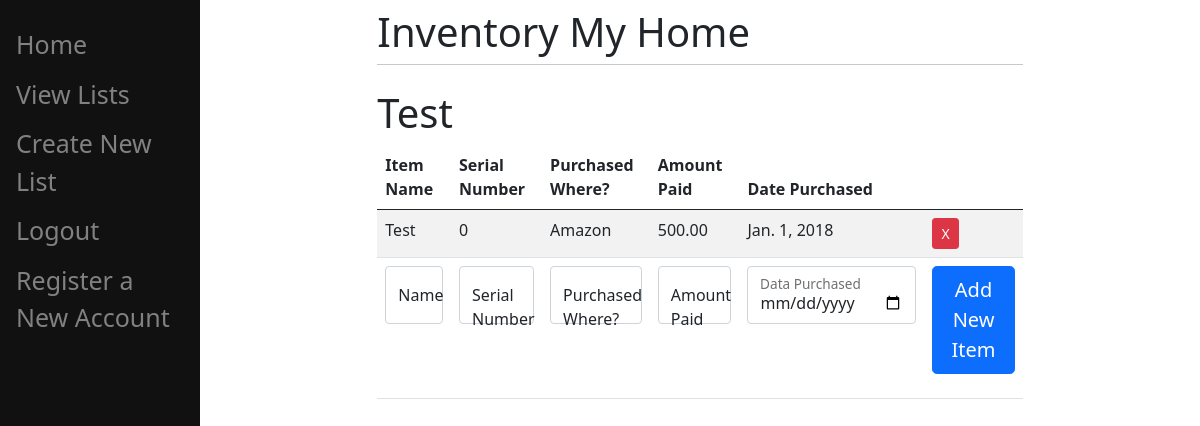
Before: /lists/1 (signed in) with the older database file.
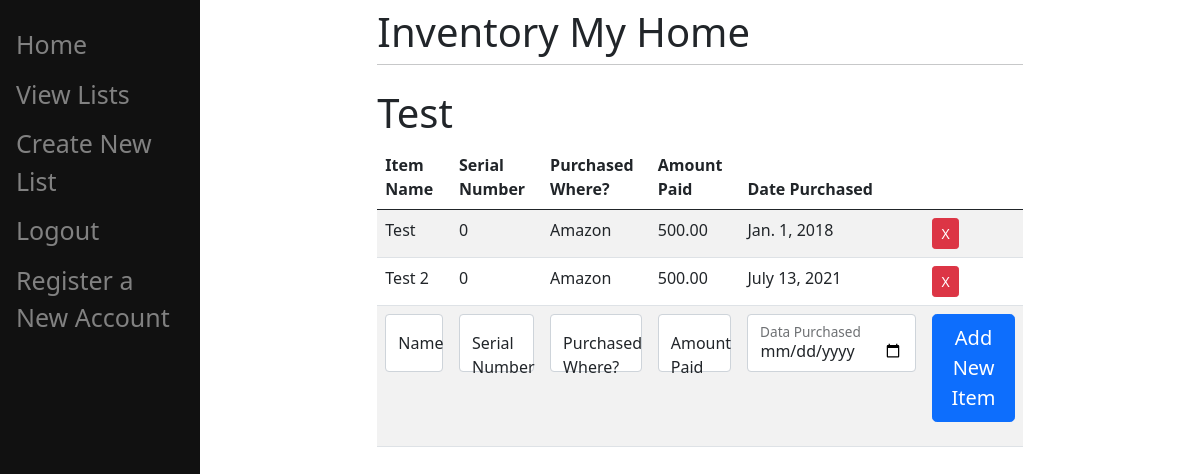
After: the same page with the newer database file.
### Inventory/models.py (models this page shows, shortened)
class InventoryList(models.Model):
    owner = models.ForeignKey(User, on_delete=models.CASCADE, related_name="inventorylist", null=True)
    name = models.CharField(max_length=200)

class Item(models.Model):
    inventory_list = models.ForeignKey(InventoryList, on_delete=models.CASCADE)
    name = models.CharField(max_length=200)
    serial = models.CharField(max_length=200, default=0)
    where_purchased = models.CharField(max_length=200, default='Unknown')
    purchase_amount = models.DecimalField(max_digits=10, decimal_places=2, default=0)
    date_purchased = models.DateField(default=None)

### Inventory/views.py (the view, shortened to what this page needs)
# urls.py: path("lists/<int:id>", views.detail_list, name="detail_list"),
def detail_list(response, id):
    ls = InventoryList.objects.get(id=id)
    if ls in response.user.inventorylist.all():
        return render(response, "Inventory/list.html", {"list": ls})
    return render(response, "Inventory/base.html", {})

### Inventory/templates/Inventory/list.html (shortened to what this page needs)
{% extends 'Inventory/base.html' %}
{% block content %}
    <h1>{{ list.name }}</h1>
    <table class="table table-striped">
        <thead>
            <tr>
                <th>Item Name</th>
                <th>Serial Number</th>
                <th>Purchased Where?</th>
                <th>Amount Paid</th>
                <th>Date Purchased</th>
                <th></th>
            </tr>
        </thead>
        <form method="delete" action="#">
            <tbody>
                {% for item in list.item_set.all %}
                    <tr>
                        <td>{{ item.name }}</td>
                        <td>{{ item.serial }}</td>
                        <td>{{ item.where_purchased }}</td>
                        <td>{{ item.purchase_amount }}</td>
                        <td>{{ item.date_purchased }}</td>
                        <td><button type="submit" name="delete" value="{{ item.id }}" class="btn btn-danger btn-sm">X</button></td>
                    </tr>
                {% endfor %}
        </form>
    <form method="post" action="#">
                    <tr>
                        <td>
                            <div class="form-floating mb-3">
                                <input type="text" name="name" class="form-control" id="nameInput" placeholder="Name"/>
                                <label for="nameInput">Name</label>
                            </div>
                        </td>
                        <td>
                            <div class="form-floating mb-3">
                                <input type="text" name="serial" class="form-control" id="serialInput" placeholder="Serial Number"/>
                                <label for="serialInput">Serial Number</label>
                            </div>
                        </td>
                        <td>
                            <div class="form-floating mb-3">
                                <input type="text" name="where_purchased" class="form-control" id="where_purchasedInput" placeholder="Purchased Where?"/>
                                <label for="where_purchasedInput">Purchased Where?</label>
                            </div>
                        </td>
                        <td>
                            <div class="form-floating mb-3">
                                <input type="text" name="purchase_amount" class="form-control" id="purchase_amountInput" placeholder="Amount Paid?"/>
                                <label for="purchase_amountInput">Amount Paid</label>
                            </div>
                        </td>
                        <td>
                            <div class="form-floating mb-3">
                                <input type="date" name="date_purchased" class="form-control" id="date_purchasedInput" placeholder="Date Purchased"/>
                                <label for="date_purchasedInput">Data Purchased</label>
                            </div>
                        </td>
                        <td>
                            <div class="form-floating mb-3">
                                <button type="submit" name="submit" value="new_item" class="btn btn-primary btn-lg">Add New Item</button>
                            </div>
                        </td>
                    </tr>
        </table>
{% endblock %}

### Inventory/templates/Inventory/base.html (shortened to what this page needs)
<!DOCTYPE html>
<html lang="en">
<head>
    <link href="https://cdn.jsdelivr.net/npm/bootstrap@5.0.2/dist/css/bootstrap.min.css" rel="stylesheet">
</head>
<body>
    <div class="sidenav">
        <a href="/">Home</a>
        <a href="/lists">View Lists</a>
        <a href="/create">Create New List</a>
		{% if user.is_authenticated %}
			<a href="/logout">Logout</a>
		{% else %}
			<a href="/login">Login</a>
		{% endif %}
		<a href="/register">Register a New Account</a>
    </div>
    <div id="content" name="content" class="main">
        <div class="row justify-content-center">
            <div class="col-8">
                <h1 class="mt-2">Inventory My Home</h1>
                <hr class="mt-0 mb-4">
				{% block content %}{% endblock %}
            </div>
        </div>
    </div>
</body>
</html>

### Inventory/templates/Inventory/base.html (style rules this page uses)
.sidenav { height:100%; width:200px; position: fixed; z-index:1; top:0; left:0; background-color:#111; overflow-x: hidden; padding-top:20px; }
.sidenav a { padding:6px 8px 6px 16px; text-decoration: none; font-size:25px; color: #818181; display:block; }
.main { margin-left:200px; padding: 0px 10px; }

Changed rows visible on the page:
added Item: name "Test 2", serial "0", where_purchased "Amazon", purchase_amount "500.00", date_purchased "July 13, 2021", {{ item.id }} 2 (drawn)
